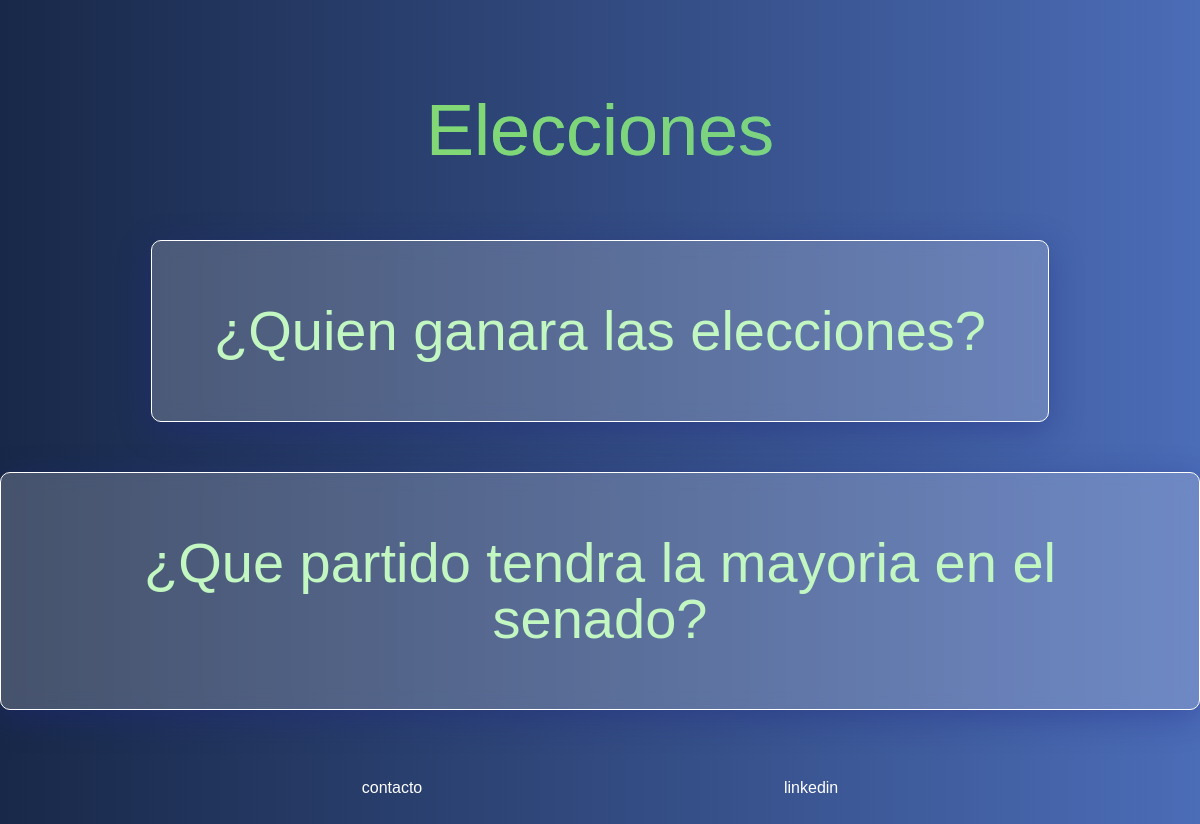
Screenshot of /polls/ with the database file from the repository.
### polls/models.py (models this page shows, shortened)
class Question(models.Model):
    question_text = models.CharField(max_length=200)
    pub_date = models.DateTimeField('date published',auto_now_add=True)

### polls/views.py (the view)
# urls.py: path("", views.IndexView.as_view(), name="index"),
class IndexView(generic.ListView):
    template_name = "polls/index.html"
    context_object_name = "latest_question_list"
    def get_queryset(self):
        return Question.objects.filter(pub_date__lte=timezone.now()).order_by("pub_date")[:5]

### polls/templates/polls/index.html (shortened to what this page needs)
{% load static %}
<!DOCTYPE html>
<html lang="en">
<head>
    <link rel="stylesheet" href="{% static 'polls/reset.css' %}">
    <link rel="stylesheet" href="{% static 'polls/style.css' %}">
</head>
<body>
    <header>
        <h1>
            Elecciones
        </h1>
    </header>
   <main>
    {% if latest_question_list %}
        <ul>
            {% for question in latest_question_list %}
                <li class="color-change-2x">
                    <a href="{% url 'polls:detail' question.id %}">{{question.question_text}}</a>
                </li>
            {% endfor %}
        </ul>
    {% else %}
        <p>No polls are available</p>
    {% endif %}
   </main>
   <footer>
        <a href="#">contacto</a>
        <a href="https://www.linkedin.com/in/samuel-mayers-463a60102/">linkedin</a>
   </footer>
</body>
</html>

### polls/static/polls/style.css (style rules this page uses)
body, header, ul, li, footer { align-items: center; display: flex; justify-content: center; }
li a { color: rgb(194, 247, 194); padding: 12px; font-size: 2em; text-decoration: none; }
header { color: #89d671cb; font-size: 72px; height: 60px; padding: 100px 50px 50px; }
ul { flex-direction: column; }
header, ul { background: linear-gradient(to right, hsl(98, 100%, 62%), hsl(204, 100%, 59%)); -webkit-background-clip: text; text-align: center; }
body { display: grid; place-items: cente; background: #4b6cb7; background: -webkit-linear-gradient(to right, #182848, #4b6cb7); background: linear-gradient(to right, #182848, #4b6cb7); font-family: Arial, Helvetica, sans-serif; flex-direction: column; height: 100vh; }
header, ul { text-align: center; }
li { -webkit-backdrop-filter: blur(8.5px); backdrop-filter: blur(8.5px); background: rgba(255, 255, 255, 0.2); border-radius: 10px; border: 1px solid rgba(255, 255, 255, 0.18); box-shadow: 0 8px 32px 0 rgba(31, 38, 135, 0.37); list-style: none; margin: 30px 0; padding: 50px; width: fit-content; border: 1px solid white; font-size: 28px; margin-bottom: 20px; }
a { color: white; text-decoration: none; }
footer { color: rgb(194, 247, 194); justify-content: space-evenly; padding: 50px 0; width: 100vw; }

### rows the page displays
Question: question_text "¿Quien ganara las elecciones?"
Question: question_text "¿Que partido tendra la mayoria en el senado?"
